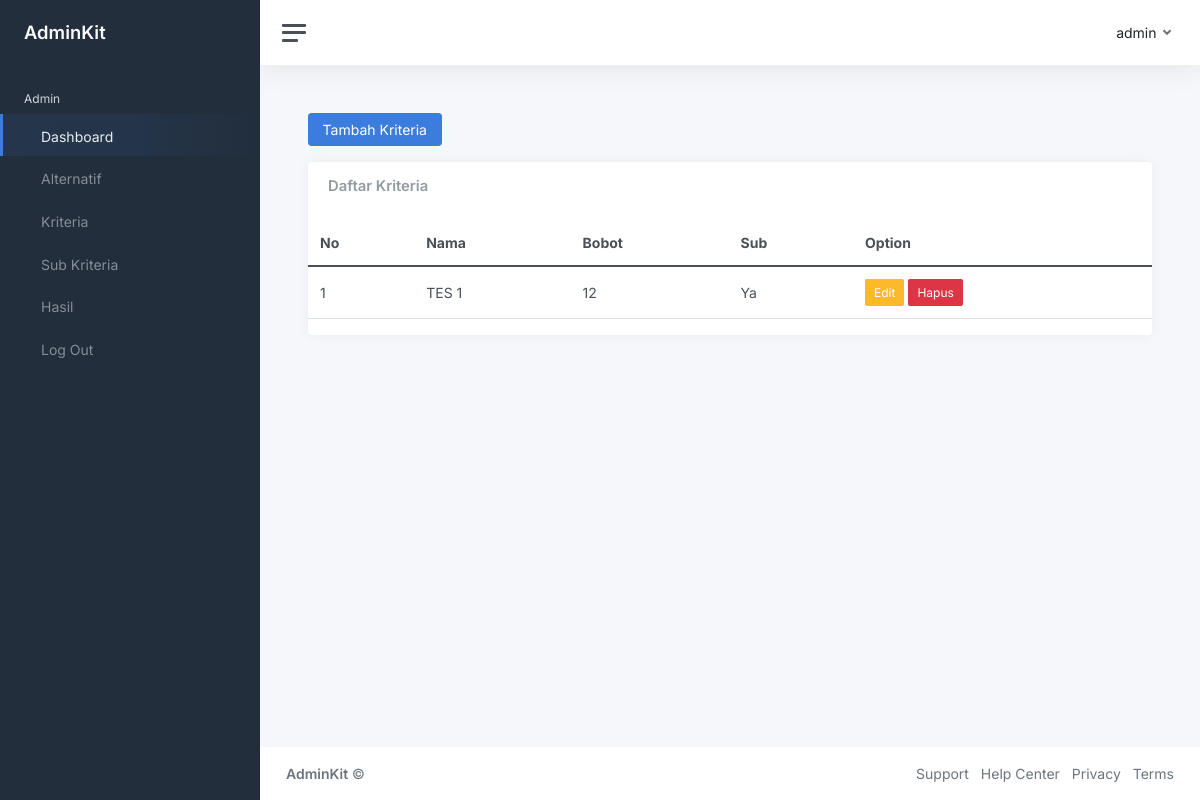
Before: /kriteria.php (signed in) with the older database file.
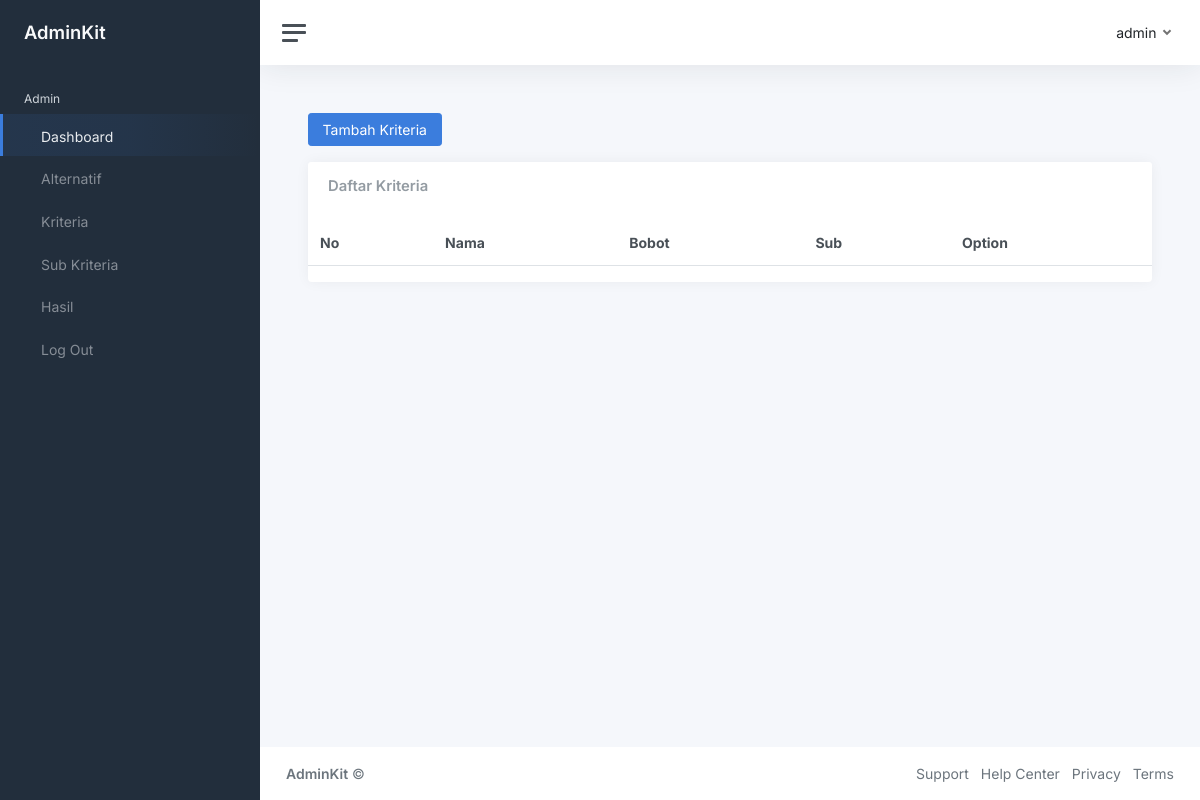
After: the same page with the newer database file.
### tables this page shows
CREATE TABLE `kriteria` (
  `id` int(11) NOT NULL,
  `nama` varchar(255) NOT NULL,
  `bobot` float(8,2) NOT NULL,
  `status_sub` int(11) NOT NULL
);

### models/Kriteria.php (called while the page is built, shortened)
<?php
class Kriteria {
    protected $pdo;
    public function __construct ($pdo)
    {
        $this->pdo = $pdo;
    }
    public function index ()
    {
        $query = "SELECT * FROM kriteria";
        $statement = $this->pdo->prepare($query);
        $statement->execute();
        $result = $statement->fetchAll(\PDO::FETCH_ASSOC);
        return $result;
    }
}

### kriteria.php (the view, shortened to what this page needs)
<?php
require __DIR__ . '/config/connect.php';
$kriteriaModel = new Kriteria($pdo);
$kriteriaItems = $kriteriaModel->index();
extract([
    'kriteriaItems' => $kriteriaItems
]);
?>
<!DOCTYPE html>
<html lang="en">
	<head>
		<link href="https://cdn.jsdelivr.net/npm/bootstrap@5.1.3/dist/css/bootstrap.min.css" rel="stylesheet">
		<link href="assets/css/app.css" rel="stylesheet">
	</head>
	<body>
		<div class="wrapper">
			<?php require 'sidebar.php' ?>
			<div class="main">
				<nav class="navbar navbar-expand navbar-light navbar-bg">
					<a class="sidebar-toggle js-sidebar-toggle">
						<i class="hamburger align-self-center"></i>
					</a>
					<div class="navbar-collapse collapse">
						<ul class="navbar-nav navbar-align">
							<li class="nav-item dropdown">
								<a class="nav-link dropdown-toggle d-none d-sm-inline-block" href="#" data-bs-toggle="dropdown">
									<span class="text-dark"><?php echo $_SESSION['nama'] ?></span>
								</a>
							</li>
						</ul>
					</div>
				</nav>
				<main class="content">
					<div class="container-fluid p-0">
                        <div class="mb-3">
                            <a href="tambah_kriteria.php" class="btn btn-primary">Tambah Kriteria</a>
                        </div>
                        <div class="card card-primary">
                            <div class="card-header">
                                <h3 class="card-title">Daftar Kriteria</h3>
                            </div>
                            <div class="card-body table-responsive p-0">
                                <table class="table table-hover text-nowrap">
                                    <thead>
                                        <tr>
                                            <th>No</th>
                                            <th>Nama</th>
                                            <th>Bobot</th>
                                            <th>Sub</th>
                                            <th>Option</th>
                                        </tr>
                                    </thead>
                                    <tbody>
                                        <?php foreach ($kriteriaItems as $index => $kriteriaItem) { ?>
                                            <tr>
                                                <td><?php echo $index + 1 ?></td>
                                                <td><?php echo $kriteriaItem['nama'] ?></td>
                                                <td><?php echo $kriteriaItem['bobot'] ?></td>
                                                <td><?php echo $kriteriaItem['status_sub'] == 1 ? 'Ya' : 'Tidak' ?></td>
                                                <td>
                                                    <a href="edit_kriteria.php?id=<?php echo $kriteriaItem['id'] ?>" class="btn btn-warning btn-sm">
                                                        <i class="fa fa-edit"></i> Edit
                                                    </a>
                                                    <a href="hapus_kriteria_proses.php?id=<?php echo $kriteriaItem['id'] ?>" class="btn btn-danger btn-sm">
                                                        <i class="fa fa-trash"></i> Hapus
                                                    </a>
                                                </td>
                                            </tr>
                                        <?php } ?>
                                    </tbody>
                                </table>
                            </div>
                        </div>
					</div>
				</main>
				<footer class="footer">
					<div class="container-fluid">
						<div class="row text-muted">
							<div class="col-6 text-start">
								<p class="mb-0">
									<a class="text-muted" href="https://adminkit.io/" target="_blank"><strong>AdminKit</strong></a> &copy;
								</p>
							</div>
							<div class="col-6 text-end">
								<ul class="list-inline">
									<li class="list-inline-item">
										<a class="text-muted" href="https://adminkit.io/" target="_blank">Support</a>
									</li>
									<li class="list-inline-item">
										<a class="text-muted" href="https://adminkit.io/" target="_blank">Help Center</a>
									</li>
									<li class="list-inline-item">
										<a class="text-muted" href="https://adminkit.io/" target="_blank">Privacy</a>
									</li>
									<li class="list-inline-item">
										<a class="text-muted" href="https://adminkit.io/" target="_blank">Terms</a>
									</li>
								</ul>
							</div>
						</div>
					</div>
				</footer>
			</div>
		</div>
	</body>
</html>
<?php
$view = ob_get_clean();
echo $view;
?>

Changed rows visible on the page:
removed kriteria: nama "TES 1", bobot "12", status_sub "Ya"
